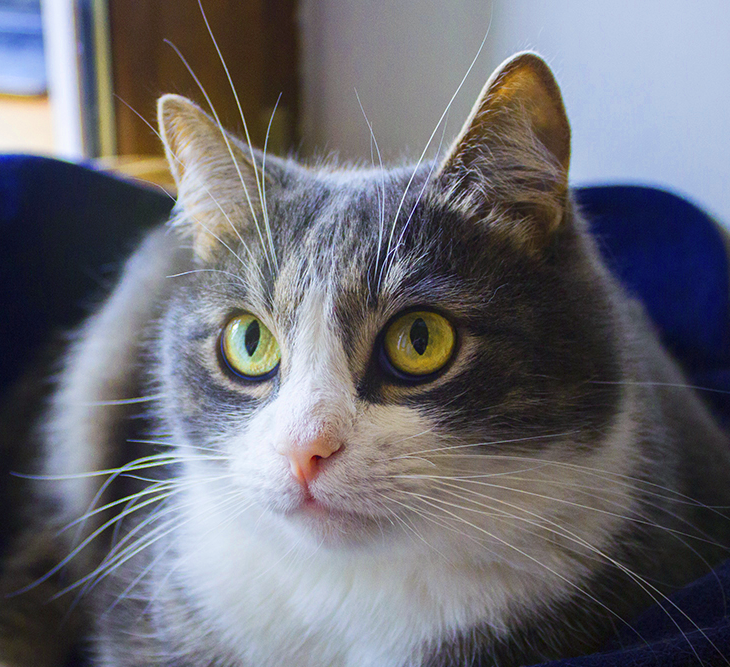
#> input picture 1. Обработка изображений/Hometask_1/cat-color.png, 730 x 667 px
$ jupyter execute hometask_1.ipynb   (shell and % lines are left out)
#> lines starting #> are read from the running program, lines starting #| are printed output that depends on the picture
Напишите на Python реализацию как минимум одного алгоритма на выбор: любая на выбор цветовая обработка, перевод в другое цветовое пространство или фильтрация. Изображение выберите самостоятельно.

[cell 1]
import matplotlib.pyplot as plt
import numpy as np

import imageio
from skimage.color import rgb2hsv, hsv2rgb

[cell 2]
img = imageio.imread('cat-color.png')
#> img is the input picture: shape (667, 730, 3); mean R, G, B 107.7, 107.6, 114.7
img = img.astype(np.float32) / 255.
print(img.shape)
#| (667, 730, 3)

[cell 3]
plt.figure(figsize=(8, 8))
plt.imshow(img)

[cell 4]
for i in range(img.shape[2]):
    if i == 1: #RGB - red green blue
        img[:,:,i] = img[:,:,i]**1.5
    if i == 0:
        img[:,:,i] = img[:,:,i]**0.5
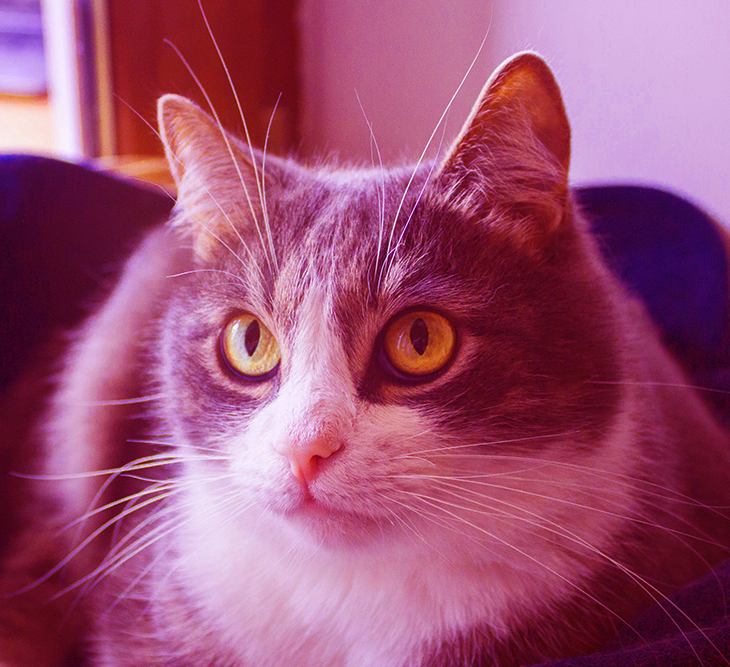
#> img: shape (667, 730, 3) float32; mean R, G, B 0.614, 0.314, 0.45

[cell 5]
plt.figure(figsize=(8, 8))
plt.imshow(img)

[cell 6]
for c in range(3):
    img[0:700,650:750,c] = 0
    img[0:700,0:100,c] = 0
    img[0:50,0:750,c] = 0
    img[600:700,0:750,c] = 0
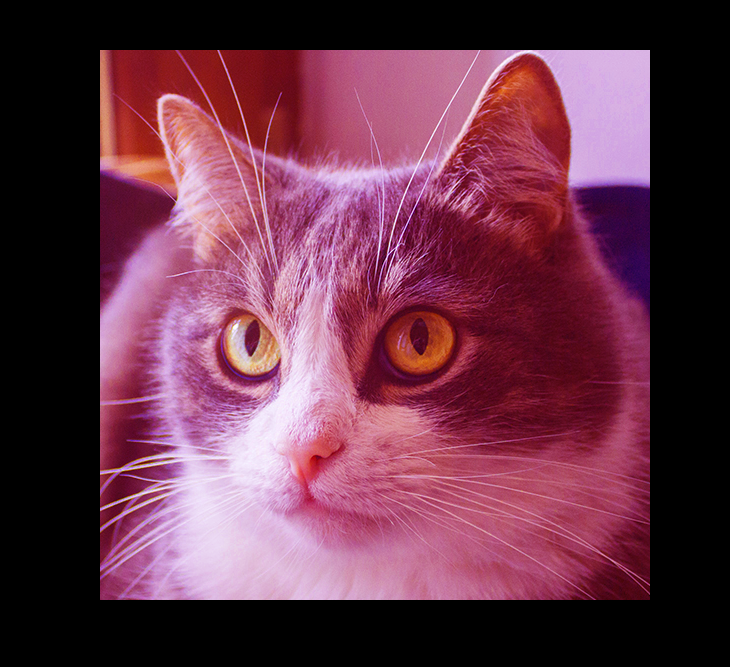
#> img: shape (667, 730, 3) float32; mean R, G, B 0.406, 0.208, 0.285

[cell 7]
plt.figure(figsize=(8, 8))
plt.imshow(img)

[cell 8]
#transform image fro RGB to HSV
img_hsv = rgb2hsv(img)
#> img_hsv: shape (667, 730, 3) float32; mean of channels 0, 1, 2 0.537, 0.35, 0.41
#tune colors intensity
img_hsv[:, :, 2] /= 1.5
#> img_hsv: shape (667, 730, 3) float32; mean of channels 0, 1, 2 0.537, 0.35, 0.273
img_new = hsv2rgb(img_hsv)
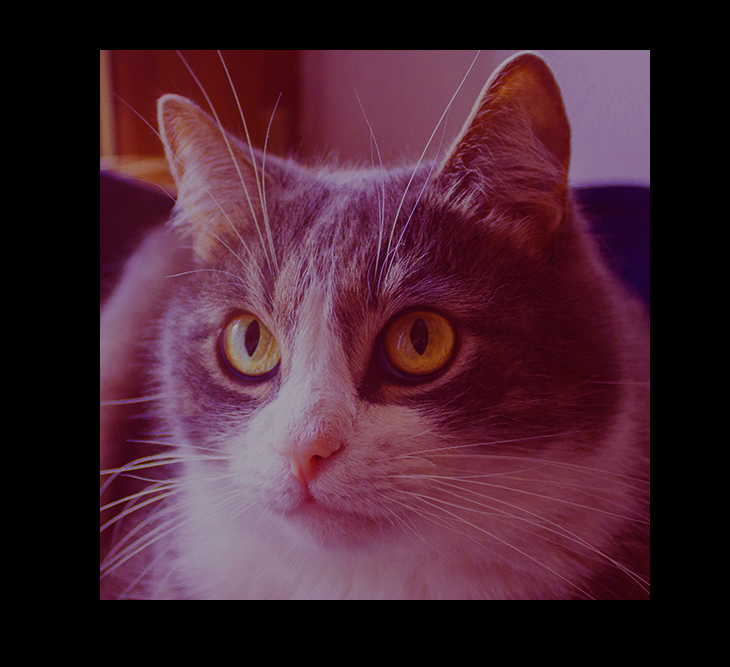
#> img_new: shape (667, 730, 3) float32; mean R, G, B 0.271, 0.139, 0.19
